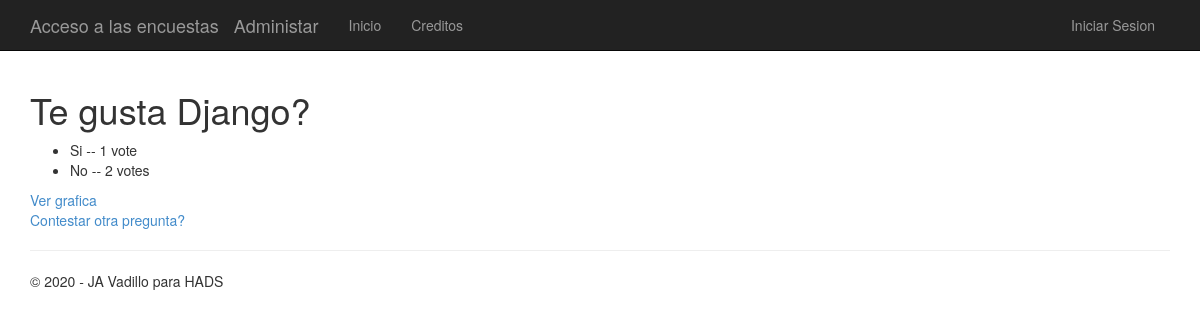
Before: /1/results/ with the older database file.
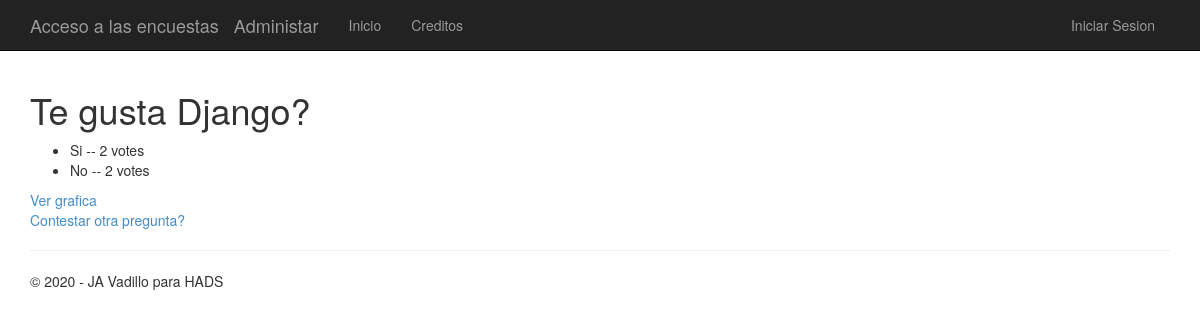
After: the same page with the newer database file.
### app/models.py (models this page shows)
class Choice(models.Model):
    question = models.ForeignKey(Question)
    choice_text = models.CharField(max_length=200)
    votes = models.IntegerField(default=0)

### app/views.py (the view)
# urls.py: url(r'^(?P<question_id>\d+)/results/$', app.views.results, name='results'),
def results(request, question_id):
    question = get_object_or_404(Question, pk=question_id)
    return render(request, 'polls/results.html', {'title':'Resultados de la pregunta:','question': question, 'year':datetime.now().year})

### app/templates/polls/results.html
﻿{% extends "app/layout.html" %}
{% block content %}
<h1>{{ question.question_text }}</h1>
<ul>
{% for choice in question.choice_set.all %}
    <li>{{ choice.choice_text }} -- {{ choice.votes }} vote{{ choice.votes|pluralize }}</li>
{% endfor %}
</ul>
<a href="{% url 'chart' question.id %}"> Ver grafica</a><br />
<a href="{% url 'index' %}">Contestar otra pregunta?</a>
{% endblock %}

Changed rows visible on the page:
changed Choice "Si": votes "1" → "2"
